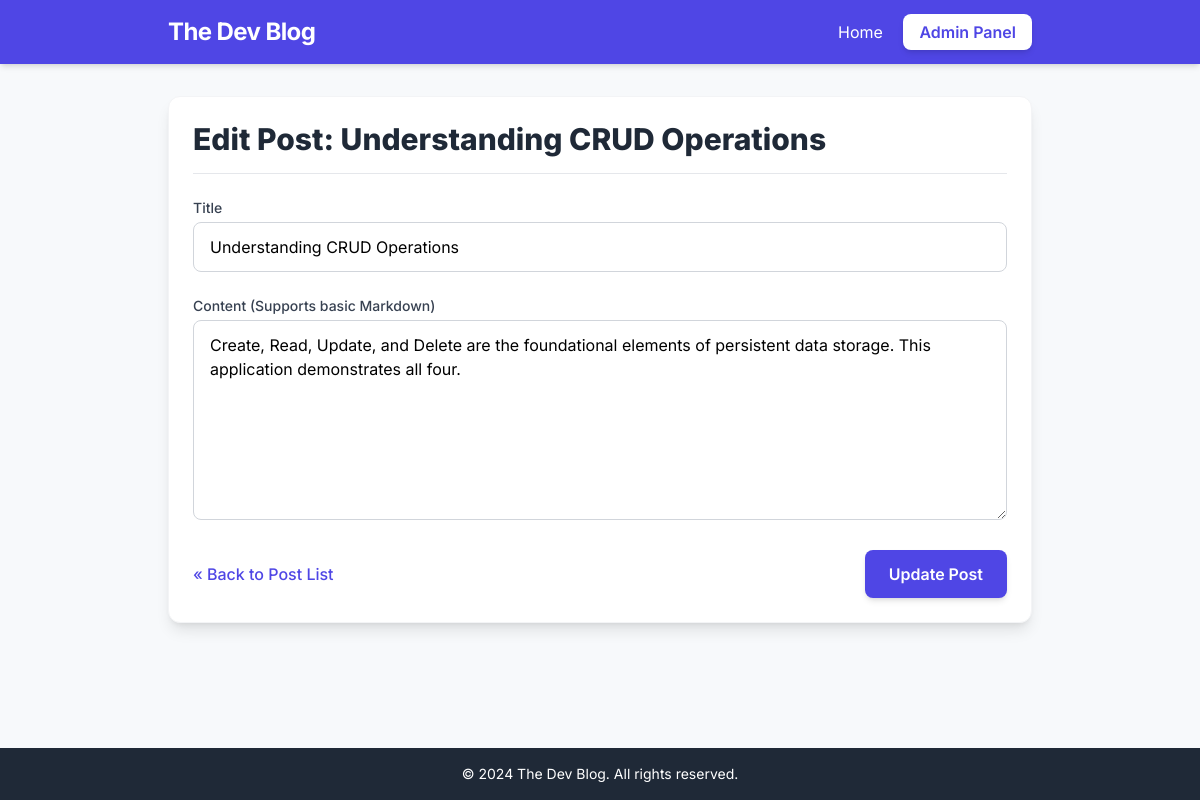
The page /index.php?mode=admin&action=edit&id=2 (signed in) on the database its author committed.
### tables this page shows
CREATE TABLE posts (
    id INT AUTO_INCREMENT PRIMARY KEY,
    title VARCHAR(255) NOT NULL,
    content TEXT NOT NULL,
    author_id INT NOT NULL,  
    published_at DATETIME DEFAULT CURRENT_TIMESTAMP,
    is_published BOOLEAN DEFAULT TRUE
);

### src/index.php (the view, shortened to what this page needs)
<?php
$database = new Database();
$db = $database->getConnection();
$is_admin = isset($_SESSION['user_id']) && $_SESSION['user_role'] === 'admin';
$mode = isset($_GET['mode']) && $_GET['mode'] === 'admin' ? 'admin' : 'public';
$action = $_GET['action'] ?? 'list';
$post_id = filter_input(INPUT_GET, 'id', FILTER_VALIDATE_INT);
function render_header($title = "Blog Platform") {
    echo <<<HTML
<!DOCTYPE html>
<html lang="en">
<head>
    <meta charset="UTF-8">
    <meta name="viewport" content="width=device-width, initial-scale=1.0">
    <title>{$title}</title>
    <script src="https://cdn.tailwindcss.com"></script>
    <style>
        @import url('https://fonts.googleapis.com/css2?family=Inter:wght@400;600;700&display=swap');
        body { font-family: 'Inter', sans-serif; background-color: #f7f9fb; }
        /* Custom styles for the textarea/content editor */
        textarea { resize: vertical; min-height: 200px; }
    </style>
</head>
<body class="min-h-screen flex flex-col">
<header class="bg-indigo-600 shadow-md">
    <div class="max-w-4xl mx-auto px-4 py-4 flex justify-between items-center">
        <a href="index.php" class="text-2xl font-bold text-white tracking-tight">
            The Dev Blog
        </a>
        <nav>
            <a href="index.php" class="text-white hover:text-indigo-200 transition duration-150 mr-4">Home</a>
            <a href="index.php?mode=admin" class="px-4 py-2 bg-white text-indigo-600 font-semibold rounded-lg shadow-md hover:bg-gray-100 transition duration-150">
                Admin Panel
            </a>
        </nav>
    </div>
</header>
<main class="flex-grow max-w-4xl mx-auto w-full px-4 py-8">
HTML;
}
function render_footer() {
    echo <<<HTML
</main>
<footer class="bg-gray-800 text-white py-4 mt-8">
    <div class="max-w-4xl mx-auto px-4 text-center text-sm">
        &copy; 2024 The Dev Blog. All rights reserved.
    </div>
</footer>
</body>
</html>
HTML;
}
function render_post_form($db, $action, $post_id = null) {
    $post = ['title' => '', 'content' => '', 'id' => null];
    $is_editing = $post_id !== null;
    if ($is_editing) {
        $stmt = $db->prepare("SELECT title, content, id FROM posts WHERE id = :id");
        $stmt->execute([':id' => $post_id]);
        $fetched_post = $stmt->fetch(PDO::FETCH_ASSOC);
        if ($fetched_post) {
            $post = $fetched_post;
        } else {
            header('Location: index.php?mode=admin');
            exit;
        }
    }
    $form_title = $is_editing ? "Edit Post: {$post['title']}" : "Create New Post";
    $submit_text = $is_editing ? "Update Post" : "Publish Post";
    $target_action = $is_editing ? 'update_post' : 'create_post';
    $hidden_id_input = $is_editing ? "<input type='hidden' name='id' value='{$post['id']}'>" : '';
    render_header($form_title);
    echo <<<HTML
        <div class="bg-white p-6 rounded-xl shadow-lg border border-gray-100">
            <h2 class="text-3xl font-extrabold text-gray-800 mb-6 border-b pb-4">{$form_title}</h2>
            <form method="post" action="index.php?mode=admin&action={$target_action}&id={$post_id}" class="space-y-6">
                {$hidden_id_input}
                <div>
                    <label for="title" class="block text-sm font-medium text-gray-700 mb-1">Title</label>
                    <input type="text" id="title" name="title" required value="{$post['title']}"
                           class="w-full px-4 py-3 border border-gray-300 rounded-lg focus:ring-indigo-500 focus:border-indigo-500">
                </div>
                <div>
                    <label for="content" class="block text-sm font-medium text-gray-700 mb-1">Content (Supports basic Markdown)</label>
                    <textarea id="content" name="content" required
                              class="w-full px-4 py-3 border border-gray-300 rounded-lg focus:ring-indigo-500 focus:border-indigo-500">{$post['content']}</textarea>
                </div>
                <div class="flex justify-between items-center">
                    <a href="index.php?mode=admin" class="text-indigo-600 hover:text-indigo-800 font-medium transition duration-150">
                        &laquo; Back to Post List
                    </a>
                    <button type="submit"
                            class="px-6 py-3 bg-indigo-600 text-white font-semibold rounded-lg shadow-md hover:bg-indigo-700 transition duration-150 transform hover:scale-[1.01]">
                        {$submit_text}
                    </button>
                </div>
            </form>
        </div>
HTML;
    render_footer();
}
if ($mode === 'admin' && !$is_admin) {
    render_login_form($db);
} elseif ($mode === 'admin' && $is_admin) {
    switch ($action) {
        case 'edit':
            render_post_form($db, 'update_post', $post_id);
            break;
    }
} else {
    render_public_view($db);
}

### src/index.php (style rules this page uses)
body { font-family: 'Inter', sans-serif; background-color: #f7f9fb; }
textarea { resize: vertical; min-height: 200px; }

### rows shown on the page
posts: title "Edit Post: Understanding CRUD Operations", title "Understanding CRUD Operations", content "Create, Read, Update, and Delete are the foundational elements of persistent data storage. This application demonstrates all four."

### other values the page prints
$submit_text "Update Post"
